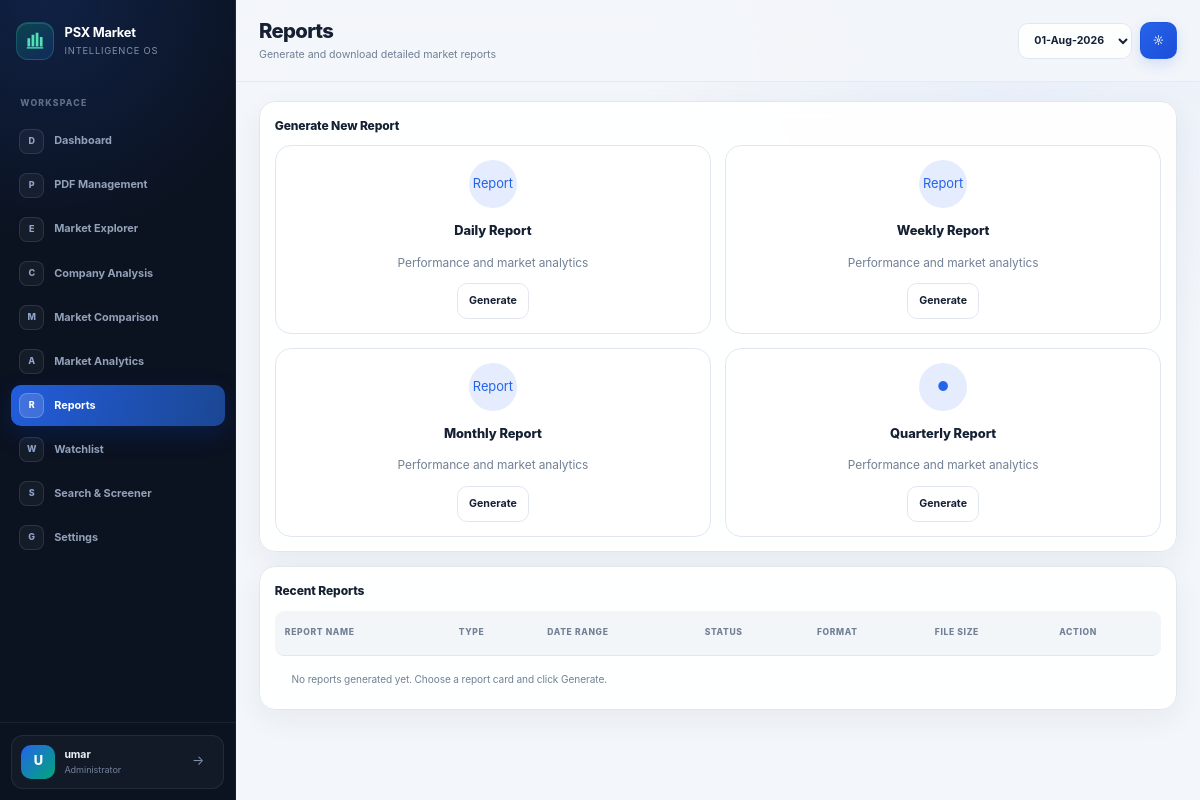
Page /pages/reports/ (signed in) on the committed database.
### scraper/models.py (models this page shows, shortened)
class GeneratedReport(models.Model):
    REPORT_TYPES = [
        ("daily", "Daily Report"),
        ("weekly", "Weekly Report"),
        ("monthly", "Monthly Report"),
        ("quarterly", "Quarterly Report"),
    ]
    report_type = models.CharField(max_length=20, choices=REPORT_TYPES)
    name = models.CharField(max_length=255)
    date_from = models.DateField()
    date_to = models.DateField()
    file = models.FileField(upload_to="reports/")
    created_by = models.ForeignKey(
        settings.AUTH_USER_MODEL,
        on_delete=models.SET_NULL,
        null=True,
        blank=True,
        related_name="generated_market_reports",
    )
    created_at = models.DateTimeField(auto_now_add=True)
    class Meta:
        ordering = ["-created_at"]

### pdfs/views.py (the view, shortened to what this page needs)
# urls.py: path("pages/reports/", reports, name="reports"),
@ratelimit(key="user", rate="20/h", method="POST", block=True)
@module_permission_required("reports")
def reports(request):
    selected_type = (request.GET.get("type") or "daily").lower()
    if selected_type not in REPORT_PERIODS:
        selected_type = "daily"
    available_dates = list(
        PDFDocument.objects.filter(is_processed=True, report_date__isnull=False)
        .values_list("report_date", flat=True)
        .order_by("-report_date")
        .distinct()
    )
    raw_selected_date = request.GET.get("date")
    selected_date = _parse_report_date(raw_selected_date)
    invalid_date = bool(raw_selected_date and selected_date is None)
    if selected_date is None and available_dates and not raw_selected_date:
        selected_date = available_dates[0]
    selected_iso = selected_date.isoformat() if selected_date else None
    recent_reports = GeneratedReport.objects.all()
    if not (request.user.is_staff or request.user.is_superuser):
        recent_reports = recent_reports.filter(created_by=request.user)
    if selected_date is not None:
        recent_reports = recent_reports.filter(date_to=selected_date)
    recent_reports = recent_reports[:10]
    context = {
        "selected_type": selected_type,
        "report_types": REPORT_PERIODS,
        "recent_reports": recent_reports,
        "latest_pdf": _get_latest_pdf_for_date(),
        "available_dates": [
            {"iso": d.isoformat(), "display": d.strftime("%d-%b-%Y")}
            for d in available_dates
        ],
        "selected_iso": selected_iso,
        "invalid_date": invalid_date,
    }
    return render(request, "pages/reports.html", context)

### pdfs/authz.py (called while the page is built, shortened)
def has_module_permission(user, module, action="view"):
    if not getattr(user, "is_authenticated", False) or not user.is_active:
        return False
    if user.is_superuser or user.is_staff:
        return True

def require_module_permission(request, module, action="view"):
    if not request.user.is_authenticated:
        return redirect_to_login(request.get_full_path())
    if not has_module_permission(request.user, module, action):
        raise PermissionDenied("You do not have permission to access this feature.")
    return None

def module_permission_required(module, action="view"):
    def decorator(view_func):
        @wraps(view_func)
        def wrapped(request, *args, **kwargs):
            denial = require_module_permission(request, module, action)
            if denial:
                return denial
            return view_func(request, *args, **kwargs)
        return wrapped
    return decorator

### pdfs/context_processors.py (called while the page is built)
def navigation_permissions(request):
    user = getattr(request, "user", None)
    allowed_modules = set()
    company = None
    if user and user.is_authenticated and user.is_active:
        if user.is_staff or user.is_superuser:
            allowed_modules = {code for code, _label in MODULE_CHOICES}
        else:
            company = get_client_company(user)
            if company:
                allowed_modules = set(
                    company.module_permissions.filter(can_view=True).values_list("module", flat=True)
                )
    return {"allowed_modules": allowed_modules, "current_client_company": company}

### pdfs/views.py (called while the page is built, shortened)
def _parse_report_date(raw_value):
    if not raw_value:
        return None

def _get_latest_pdf_for_date(report_date=None):
    queryset = PDFDocument.objects.filter(
        is_processed=True, report_date__isnull=False
    ).prefetch_related("extracted_companies")
    if report_date is not None:
        queryset = queryset.filter(report_date=report_date)
    return queryset.order_by("-report_date", "-uploaded_at").first()

### templates/pages/reports.html (shortened to what this page needs)
{% extends 'base.html' %}
{% block content %}
        <header class="topbar">
          <div>
            <h1>Reports</h1>
            <p>Generate and download detailed market reports</p>
          </div>
          <div class="topbar-actions">
            <form method="get">
              <select name="date" class="outline-button" aria-label="Select report date" data-auto-submit>
                {% for d in available_dates %}
                  <option value="{{ d.iso }}" {% if selected_iso == d.iso %}selected{% endif %}>{{ d.display }}</option>
                {% empty %}
                  <option value="">No reports available</option>
                {% endfor %}
              </select>
            </form>
            <button class="icon-button" data-theme-toggle type="button">&#9788;</button>
          </div>
        </header>
            <main class="content">
              <section class="card">
                <div class="card-header"><h2 class="card-title">Generate New Report</h2></div>
                <div class="grid grid-4">
                  {% for type_key, type_data in report_types.items %}
                    <article class="card" style="padding:1rem;text-align:center;box-shadow:none;background:var(--card);">
                      <div style="width:48px;height:48px;border-radius:999px;background:rgba(37,99,235,.12);display:grid;place-items:center;margin:0 auto 1rem;color:var(--primary);">{% if type_key == 'quarterly' %}&#9679;{% else %}Report{% endif %}</div>
                      <p style="font-weight:800;">{{ type_data.0 }}</p>
                      <p style="color:var(--muted-foreground);font-size:.85rem;">Performance and market analytics</p>
                      <form method="post">
                        <button class="outline-button" type="submit">Generate</button>
                      </form>
                    </article>
                  {% endfor %}
                </div>
              </section>
              <section class="card table-card">
                <div class="card-header"><h2 class="card-title">Recent Reports</h2></div>
                <table>
                  <thead>
                    <tr><th>Report Name</th><th>Type</th><th>Date Range</th><th>Status</th><th>Format</th><th>File Size</th><th>Action</th></tr>
                  </thead>
                  <tbody>
                    {% for report in recent_reports %}
                      <tr>
                        <td>{{ report.name }}</td>
                        <td><span class="badge primary">{{ report.get_report_type_display }}</span></td>
                        <td>{{ report.date_from|date:"d-M-Y" }}{% if report.date_from != report.date_to %} to {{ report.date_to|date:"d-M-Y" }}{% endif %}</td>
                        <td><span class="badge success">Completed</span></td>
                        <td><span class="badge danger">PDF</span></td>
                        <td>Generated file</td>
                        <td><a class="ghost-button" href="{% url 'download-report' report.pk %}">Download</a></td>
                      </tr>
                    {% empty %}
                      <tr><td colspan="7" class="empty-table">No reports generated yet. Choose a report card and click Generate.</td></tr>
                    {% endfor %}
                  </tbody>
                </table>
              </section>
            </main>
      {% endblock %}

### templates/base.html (shortened to what this page needs)
{% load static %}
<!DOCTYPE html>
<html lang="en">
<head>
  <link rel="stylesheet" href="{% static 'css/styles.css' %}" />
</head>
<body>
  <div class="app-shell">
    {% if user.is_authenticated %}
    <aside class="sidebar">
      <div class="sidebar-header">
        <div class="sidebar-logo" aria-hidden="true"><svg viewBox="0 0 32 32" width="28" height="28" fill="currentColor"><path d="M5 24V12h4v12H5Zm6 0V7h4v17h-4Zm6 0V4h4v20h-4Zm6 0V10h4v14h-4Z"/><path d="M4 26h24" stroke="currentColor" stroke-width="2"/></svg></div>
        <div class="sidebar-brand"><strong>PSX Market</strong><span>Intelligence OS</span></div>
      </div>
      <nav class="nav-list" aria-label="Primary navigation">
        <span class="nav-kicker">Workspace</span>
        {% with current=request.resolver_match.url_name %}
        {% if 'dashboard' in allowed_modules %}<a class="nav-link{% if current == 'home' %} active{% endif %}" href="{% url 'home' %}"><span class="nav-mark">D</span><span>Dashboard</span></a>{% endif %}
        {% if 'pdf_management' in allowed_modules %}<a class="nav-link" href="{% url 'pdf-management' %}"><span class="nav-mark">P</span><span>PDF Management</span></a>{% endif %}
        {% if 'daily_market_explorer' in allowed_modules %}<a class="nav-link{% if current == 'daily-market-explorer' %} active{% endif %}" href="{% url 'daily-market-explorer' %}"><span class="nav-mark">E</span><span>Market Explorer</span></a>{% endif %}
        {% if 'company_analysis' in allowed_modules %}<a class="nav-link{% if current == 'company-analysis' %} active{% endif %}" href="{% url 'company-analysis' %}"><span class="nav-mark">C</span><span>Company Analysis</span></a>{% endif %}
        {% if 'market_comparison' in allowed_modules %}<a class="nav-link{% if current == 'market-comparison' %} active{% endif %}" href="{% url 'market-comparison' %}"><span class="nav-mark">M</span><span>Market Comparison</span></a>{% endif %}
        {% if 'market_analytics' in allowed_modules %}<a class="nav-link{% if current == 'market-analytics' %} active{% endif %}" href="{% url 'market-analytics' %}"><span class="nav-mark">A</span><span>Market Analytics</span></a>{% endif %}
        {% if 'reports' in allowed_modules %}<a class="nav-link{% if current == 'reports' %} active{% endif %}" href="{% url 'reports' %}"><span class="nav-mark">R</span><span>Reports</span></a>{% endif %}
        {% if 'watchlist' in allowed_modules %}<a class="nav-link{% if current == 'watchlist' %} active{% endif %}" href="{% url 'watchlist' %}"><span class="nav-mark">W</span><span>Watchlist</span></a>{% endif %}
        {% if 'search_screener' in allowed_modules %}<a class="nav-link{% if current == 'search-screener' %} active{% endif %}" href="{% url 'search-screener' %}"><span class="nav-mark">S</span><span>Search &amp; Screener</span></a>{% endif %}
        {% if 'settings_profile' in allowed_modules %}<a class="nav-link" href="{% url 'settings' %}"><span class="nav-mark">G</span><span>Settings</span></a>{% endif %}
        {% endwith %}
      </nav>
      <div class="sidebar-footer">
        <div class="help-card">
          <span class="user-avatar">{{ user.username|slice:":1"|upper }}</span>
          <div class="user-copy"><strong>{{ current_client_company.company_name|default:user.get_full_name|default:user.username }}</strong><span>{% if user.is_staff %}Administrator{% else %}Company account{% endif %}</span></div>
          <form method="post" action="{% url 'logout' %}">{% csrf_token %}<button class="logout-button" type="submit" aria-label="Logout" title="Logout">&#8594;</button></form>
        </div>
      </div>
    </aside>
    {% endif %}
    <div class="main-area{% if not user.is_authenticated %} auth-main{% endif %}">
      {% block content %}{% endblock %}
    </div>
  </div>
</body>
</html>

### rows in the picture
GeneratedReport: shows "Report", name "Weekly Report"
GeneratedReport: shows "Report", name "Monthly Report"
GeneratedReport: name "Quarterly Report"

### other values in the picture
{{ user.username|slice:":1"|upper }} "U"
{{ type_data.0 }} "Daily Report"
form field date "01-Aug-2026"
